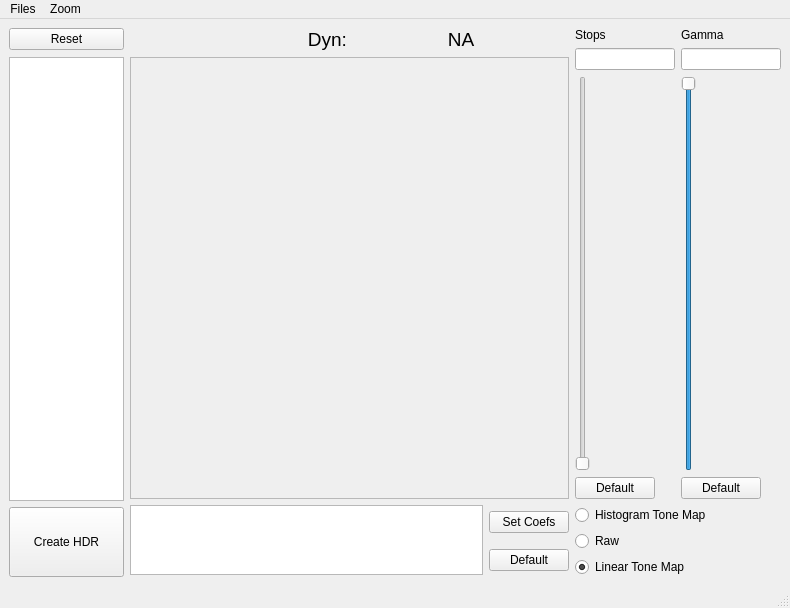
<?xml version="1.0" encoding="UTF-8"?>
<ui version="4.0">
 <class>MainWindow</class>
 <widget class="QMainWindow" name="MainWindow">
  <property name="geometry">
   <rect>
    <x>0</x>
    <y>0</y>
    <width>790</width>
    <height>608</height>
   </rect>
  </property>
  <property name="windowTitle">
   <string>MainWindow</string>
  </property>
  <widget class="QWidget" name="centralwidget">
   <layout class="QGridLayout" name="gridLayout_4">
    <item row="2" column="1">
     <layout class="QGridLayout" name="gridLayout_3">
      <item row="0" column="0" rowspan="2">
       <widget class="QTableView" name="tableView">
        <property name="sizePolicy">
         <sizepolicy hsizetype="Expanding" vsizetype="Fixed">
          <horstretch>0</horstretch>
          <verstretch>0</verstretch>
         </sizepolicy>
        </property>
        <property name="minimumSize">
         <size>
          <width>0</width>
          <height>70</height>
         </size>
        </property>
        <property name="maximumSize">
         <size>
          <width>16777215</width>
          <height>70</height>
         </size>
        </property>
        <property name="font">
         <font>
          <pointsize>9</pointsize>
         </font>
        </property>
        <property name="editTriggers">
         <set>QAbstractItemView::AnyKeyPressed|QAbstractItemView::CurrentChanged|QAbstractItemView::DoubleClicked|QAbstractItemView::EditKeyPressed</set>
        </property>
        <property name="alternatingRowColors">
         <bool>true</bool>
        </property>
        <property name="sortingEnabled">
         <bool>false</bool>
        </property>
       </widget>
      </item>
      <item row="0" column="1">
       <widget class="QPushButton" name="pushButton_4">
        <property name="sizePolicy">
         <sizepolicy hsizetype="Fixed" vsizetype="Fixed">
          <horstretch>0</horstretch>
          <verstretch>0</verstretch>
         </sizepolicy>
        </property>
        <property name="text">
         <string>Set Coefs</string>
        </property>
       </widget>
      </item>
      <item row="1" column="1">
       <widget class="QPushButton" name="pushButton_5">
        <property name="sizePolicy">
         <sizepolicy hsizetype="Fixed" vsizetype="Fixed">
          <horstretch>0</horstretch>
          <verstretch>0</verstretch>
         </sizepolicy>
        </property>
        <property name="text">
         <string>Default</string>
        </property>
       </widget>
      </item>
     </layout>
    </item>
    <item row="1" column="0" rowspan="2">
     <layout class="QVBoxLayout" name="verticalLayout_2">
      <item>
       <widget class="QListView" name="listView">
        <property name="sizePolicy">
         <sizepolicy hsizetype="Minimum" vsizetype="Expanding">
          <horstretch>0</horstretch>
          <verstretch>0</verstretch>
         </sizepolicy>
        </property>
        <property name="maximumSize">
         <size>
          <width>115</width>
          <height>16777215</height>
         </size>
        </property>
        <property name="editTriggers">
         <set>QAbstractItemView::NoEditTriggers</set>
        </property>
        <property name="wordWrap">
         <bool>false</bool>
        </property>
        <property name="selectionRectVisible">
         <bool>true</bool>
        </property>
       </widget>
      </item>
      <item>
       <widget class="QPushButton" name="pushButton">
        <property name="sizePolicy">
         <sizepolicy hsizetype="Preferred" vsizetype="Preferred">
          <horstretch>0</horstretch>
          <verstretch>0</verstretch>
         </sizepolicy>
        </property>
        <property name="minimumSize">
         <size>
          <width>0</width>
          <height>70</height>
         </size>
        </property>
        <property name="maximumSize">
         <size>
          <width>16777215</width>
          <height>70</height>
         </size>
        </property>
        <property name="text">
         <string>Create HDR</string>
        </property>
       </widget>
      </item>
     </layout>
    </item>
    <item row="0" column="1">
     <layout class="QHBoxLayout" name="horizontalLayout">
      <item>
       <widget class="QLabel" name="label">
        <property name="maximumSize">
         <size>
          <width>16777215</width>
          <height>25</height>
         </size>
        </property>
        <property name="font">
         <font>
          <pointsize>14</pointsize>
         </font>
        </property>
        <property name="text">
         <string>Dyn:</string>
        </property>
        <property name="alignment">
         <set>Qt::AlignRight|Qt::AlignTop|Qt::AlignTrailing</set>
        </property>
       </widget>
      </item>
      <item>
       <widget class="QLabel" name="label_4">
        <property name="font">
         <font>
          <pointsize>14</pointsize>
         </font>
        </property>
        <property name="layoutDirection">
         <enum>Qt::LeftToRight</enum>
        </property>
        <property name="text">
         <string>NA</string>
        </property>
        <property name="alignment">
         <set>Qt::AlignHCenter|Qt::AlignTop</set>
        </property>
       </widget>
      </item>
     </layout>
    </item>
    <item row="2" column="2">
     <layout class="QVBoxLayout" name="verticalLayout">
      <item>
       <widget class="QRadioButton" name="radioButton_1">
        <property name="sizePolicy">
         <sizepolicy hsizetype="Fixed" vsizetype="Fixed">
          <horstretch>0</horstretch>
          <verstretch>0</verstretch>
         </sizepolicy>
        </property>
        <property name="text">
         <string>Histogram Tone Map</string>
        </property>
       </widget>
      </item>
      <item>
       <widget class="QRadioButton" name="radioButton_3">
        <property name="sizePolicy">
         <sizepolicy hsizetype="Fixed" vsizetype="Fixed">
          <horstretch>0</horstretch>
          <verstretch>0</verstretch>
         </sizepolicy>
        </property>
        <property name="text">
         <string>Raw</string>
        </property>
        <property name="checked">
         <bool>false</bool>
        </property>
       </widget>
      </item>
      <item>
       <widget class="QRadioButton" name="radioButton_2">
        <property name="sizePolicy">
         <sizepolicy hsizetype="Fixed" vsizetype="Fixed">
          <horstretch>0</horstretch>
          <verstretch>0</verstretch>
         </sizepolicy>
        </property>
        <property name="text">
         <string>Linear Tone Map</string>
        </property>
        <property name="checked">
         <bool>true</bool>
        </property>
       </widget>
      </item>
     </layout>
    </item>
    <item row="0" column="2" rowspan="2">
     <layout class="QGridLayout" name="gridLayout">
      <item row="0" column="0">
       <widget class="QLabel" name="label_2">
        <property name="sizePolicy">
         <sizepolicy hsizetype="Fixed" vsizetype="Preferred">
          <horstretch>0</horstretch>
          <verstretch>0</verstretch>
         </sizepolicy>
        </property>
        <property name="text">
         <string>Stops</string>
        </property>
       </widget>
      </item>
      <item row="0" column="1">
       <widget class="QLabel" name="label_3">
        <property name="sizePolicy">
         <sizepolicy hsizetype="Fixed" vsizetype="Preferred">
          <horstretch>0</horstretch>
          <verstretch>0</verstretch>
         </sizepolicy>
        </property>
        <property name="text">
         <string>Gamma</string>
        </property>
       </widget>
      </item>
      <item row="1" column="0">
       <widget class="QLineEdit" name="lineEdit_1">
        <property name="sizePolicy">
         <sizepolicy hsizetype="Fixed" vsizetype="Fixed">
          <horstretch>0</horstretch>
          <verstretch>0</verstretch>
         </sizepolicy>
        </property>
        <property name="maximumSize">
         <size>
          <width>100</width>
          <height>16777215</height>
         </size>
        </property>
       </widget>
      </item>
      <item row="1" column="1">
       <widget class="QLineEdit" name="lineEdit_2">
        <property name="sizePolicy">
         <sizepolicy hsizetype="Fixed" vsizetype="Fixed">
          <horstretch>0</horstretch>
          <verstretch>0</verstretch>
         </sizepolicy>
        </property>
        <property name="maximumSize">
         <size>
          <width>100</width>
          <height>16777215</height>
         </size>
        </property>
       </widget>
      </item>
      <item row="2" column="0">
       <widget class="QSlider" name="verticalSlider_1">
        <property name="minimum">
         <number>0</number>
        </property>
        <property name="maximum">
         <number>1000000</number>
        </property>
        <property name="value">
         <number>0</number>
        </property>
        <property name="orientation">
         <enum>Qt::Vertical</enum>
        </property>
       </widget>
      </item>
      <item row="2" column="1">
       <widget class="QSlider" name="verticalSlider_2">
        <property name="maximum">
         <number>1000000</number>
        </property>
        <property name="value">
         <number>100000</number>
        </property>
        <property name="sliderPosition">
         <number>100000</number>
        </property>
        <property name="orientation">
         <enum>Qt::Vertical</enum>
        </property>
       </widget>
      </item>
      <item row="3" column="0">
       <widget class="QPushButton" name="pushButton_1">
        <property name="sizePolicy">
         <sizepolicy hsizetype="Fixed" vsizetype="Fixed">
          <horstretch>0</horstretch>
          <verstretch>0</verstretch>
         </sizepolicy>
        </property>
        <property name="text">
         <string>Default</string>
        </property>
       </widget>
      </item>
      <item row="3" column="1">
       <widget class="QPushButton" name="pushButton_2">
        <property name="sizePolicy">
         <sizepolicy hsizetype="Fixed" vsizetype="Fixed">
          <horstretch>0</horstretch>
          <verstretch>0</verstretch>
         </sizepolicy>
        </property>
        <property name="text">
         <string>Default</string>
        </property>
       </widget>
      </item>
     </layout>
    </item>
    <item row="0" column="0">
     <widget class="QPushButton" name="pushButton_3">
      <property name="sizePolicy">
       <sizepolicy hsizetype="Preferred" vsizetype="Fixed">
        <horstretch>0</horstretch>
        <verstretch>0</verstretch>
       </sizepolicy>
      </property>
      <property name="text">
       <string>Reset</string>
      </property>
     </widget>
    </item>
    <item row="1" column="1">
     <widget class="QScrollArea" name="scrollArea">
      <property name="enabled">
       <bool>true</bool>
      </property>
      <property name="minimumSize">
       <size>
        <width>0</width>
        <height>400</height>
       </size>
      </property>
      <property name="mouseTracking">
       <bool>false</bool>
      </property>
      <property name="widgetResizable">
       <bool>true</bool>
      </property>
      <widget class="QWidget" name="scrollAreaWidgetContents_2">
       <property name="geometry">
        <rect>
         <x>0</x>
         <y>0</y>
         <width>433</width>
         <height>398</height>
        </rect>
       </property>
       <layout class="QGridLayout" name="gridLayout_2">
        <item row="0" column="0">
         <widget class="QLabel" name="imageLabel">
          <property name="sizePolicy">
           <sizepolicy hsizetype="Expanding" vsizetype="MinimumExpanding">
            <horstretch>0</horstretch>
            <verstretch>0</verstretch>
           </sizepolicy>
          </property>
          <property name="text">
           <string/>
          </property>
         </widget>
        </item>
       </layout>
      </widget>
     </widget>
    </item>
   </layout>
   <zorder>scrollArea</zorder>
   <zorder>pushButton_3</zorder>
  </widget>
  <widget class="QMenuBar" name="menubar">
   <property name="geometry">
    <rect>
     <x>0</x>
     <y>0</y>
     <width>790</width>
     <height>29</height>
    </rect>
   </property>
   <widget class="QMenu" name="menuFiles">
    <property name="title">
     <string>Files</string>
    </property>
    <widget class="QMenu" name="menuSave">
     <property name="title">
      <string>Save</string>
     </property>
     <addaction name="actionSave_PPM"/>
     <addaction name="actionSave_PFM"/>
    </widget>
    <addaction name="action_Open"/>
    <addaction name="menuSave"/>
    <addaction name="actionReset"/>
   </widget>
   <widget class="QMenu" name="menuZoom">
    <property name="title">
     <string>Zoom</string>
    </property>
    <addaction name="actionZoom_in"/>
    <addaction name="actionZoom_out"/>
   </widget>
   <addaction name="menuFiles"/>
   <addaction name="menuZoom"/>
  </widget>
  <widget class="QStatusBar" name="statusbar"/>
  <action name="action_Open">
   <property name="text">
    <string>&amp;Open</string>
   </property>
  </action>
  <action name="actionSave_PPM">
   <property name="text">
    <string>Save PPM</string>
   </property>
  </action>
  <action name="actionSave_PFM">
   <property name="text">
    <string>Save PFM</string>
   </property>
  </action>
  <action name="actionReset">
   <property name="text">
    <string>Reset</string>
   </property>
  </action>
  <action name="actionZoom_in">
   <property name="text">
    <string>Zoom in (+2)</string>
   </property>
  </action>
  <action name="actionZoom_out">
   <property name="text">
    <string>Zoom out (-2)</string>
   </property>
  </action>
 </widget>
 <resources/>
 <connections/>
 <slots>
  <slot>stops_changed()</slot>
 </slots>
</ui>
